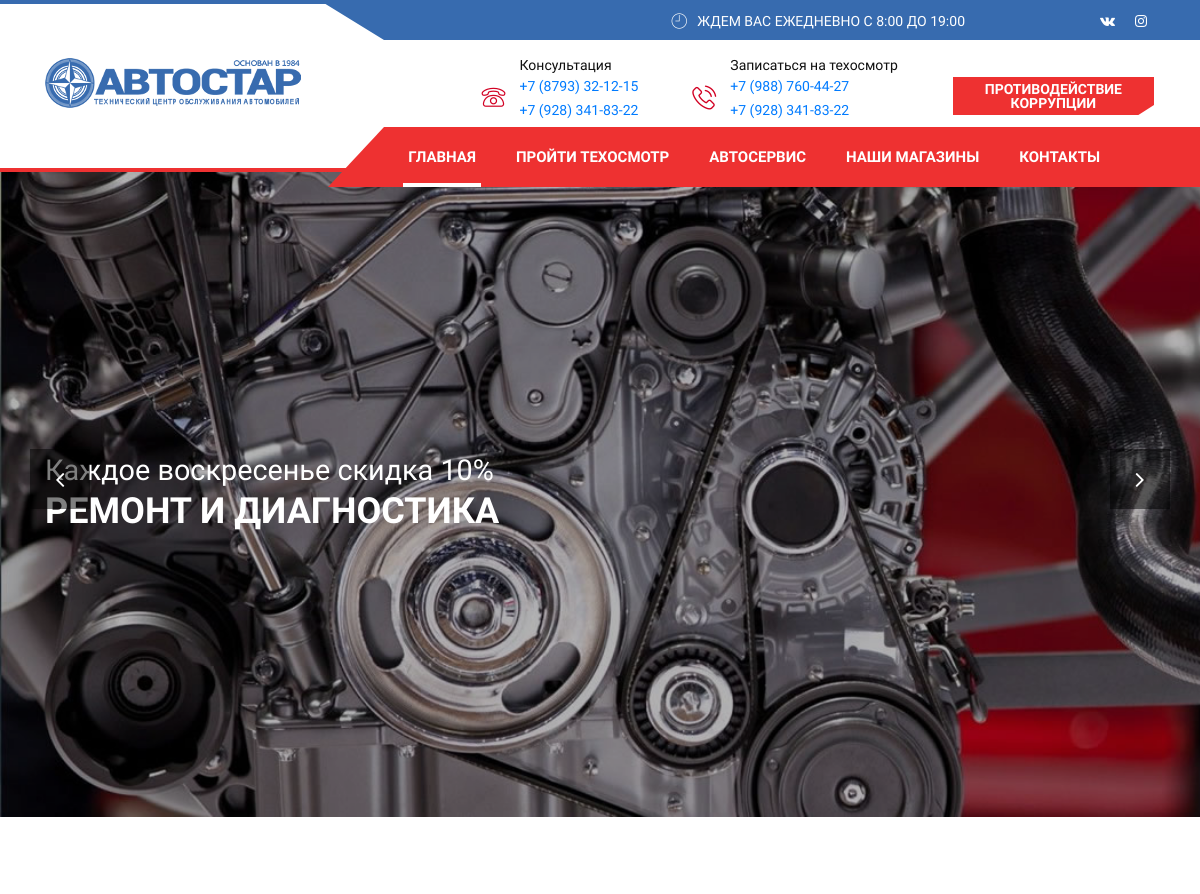
The app's page / (upper part), older data.
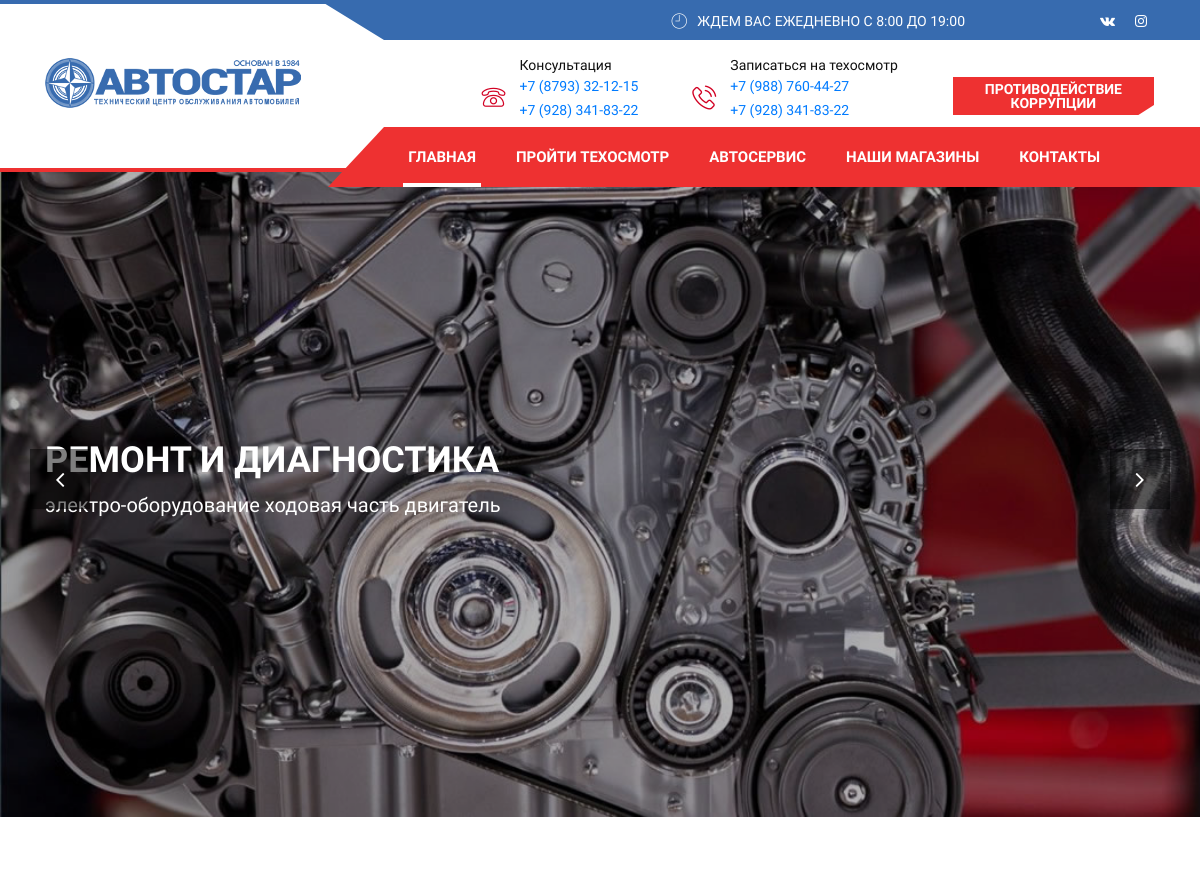
The same page, newer data.
### pages/models.py (models this page shows)
class Banner(models.Model):
    order = models.IntegerField('Порядок отображения', default=1)
    post = models.ForeignKey(Post, blank=True, null=True, on_delete=models.SET_NULL, verbose_name='Относится к посту')
    image = models.ImageField('Изображение для банера', upload_to='upload_img/', blank=False)
    small_text = models.CharField('Маленький текст', max_length=255, blank=True, null=True)
    big_text = models.CharField('Большой текст', max_length=255, blank=False, null=True)
    description = models.CharField('Описание', max_length=255, blank=True, null=True)
    url = models.CharField('Ссылка', max_length=255, blank=True, null=True,default='')
    is_active = models.BooleanField('Активен?', default=True)

### pages/views.py (the view)
# urls.py: path('', views.index, name='index'),
def index(request):
    if request.POST:
        send_mail('Запрос на обратный звонок', 'Посетитель {} просит перезвонить ему на номер {} '.format(
            request.POST.get('name'),request.POST.get('phone')), 'admin@avtostar-kmv.ru', ['marketing@avtostar-kmv.ru'], fail_silently=False)
        send = True
    active_home = 'active'
    title = 'РЕМОНТ АВТОМОБИЛЕЙ ВСЕХ МАРОК'
    banners = Banner.objects.filter(is_active=True).order_by('order')
    services = Service.objects.filter(show_at_home=True)
    images = Image.objects.all()
    return render(request, 'pages/index.html', locals())

### pages/context_processors.py (called while the page is built)
def get_all_services(request):
    main_services = Service.objects.filter(is_main_service=True)
    other_services = Service.objects.filter(is_main_service=False)
    return locals()

### templates/pages/index.html (shortened to what this page needs)
{% extends 'basic.html' %}
{% load static %}
{% block content %}
   <div class="ts-slider-area owl-carousel">
   {% for banner in banners %}
      <div class="slider-items slider-overlay" style="background: url({{ banner.image.url }})">
         <div class="container">
            <div class="row align-items-center">
               <div class="col-lg-8 col-md-12">
                  <div class="slider-content">
                     <h2 style="color: #fff">
                         {% if banner.small_text %}
                        <small>{{ banner.small_text }}</small><br>
                         {% endif %}
                        {{ banner.big_text }}
                     </h2>
                  {% if banner.description %}
                     <p class="slider-desc">{{ banner.description }}</p>
                   {% endif %}
                  </div>
               </div>
            </div>
         </div>
      </div>
   {% endfor %}
   </div>
<section id="main-container" class="main-container pb-0">
   </section>
{% endblock %}

### templates/basic.html (shortened to what this page needs)
{% load static %}
<!doctype html>
<html lang="ru">
<head>
   <link rel="stylesheet" href="{% static 'css/font-awesome.min.css'%}">
   <link rel="stylesheet" href="{% static 'css/animate.css'%}">
   <link rel="stylesheet" href="{% static 'css/icofonts.css'%}">
   <link rel="stylesheet" href="{% static 'css/automobil_icon.css'%}">
   <link rel="stylesheet" href="{% static 'css/bootstrap.min.css'%}">
   <link rel="stylesheet" href="{% static 'css/owlcarousel.min.css'%}">
     <link rel="stylesheet" href="{% static 'css/magnific-popup.css'%}">
   <link rel="stylesheet" href="{% static 'css/style.css'%}">
   <link rel="stylesheet" href="{% static 'css/responsive.css'%}">
</head>
<body>
    {% include 'header.html' %}
    {% block content %}
    {% endblock %}
</body>
</html>

### templates/header.html (shortened to what this page needs)
{% load static %}
 <div class="ts-top-bar">
      <div class="top-bar-angle">
         <div class="container">
            <div class="row">
               <div class="col-lg-6 col-md-4"></div>
               <div class="col-lg-4 col-md-5">
                  <div class="top-bar-event ts-top">
                     <i class="icon icon-clock"></i><span>ЖДЕМ ВАС ЕЖЕДНЕВНО С 8:00 ДО 19:00</span>
                  </div>
               </div>
               <div class="col-lg-2 col-md-3 text-right">
                  <div class="top-bar-social-icon ml-auto">
                     <ul>
                        <li><a href="#"><i class="fa fa-vk"></i></a></li>
                        <li><a href="#"><i class="fa fa-instagram"></i></a></li>
                     </ul>
                  </div>
               </div>
            </div>
         </div>
      </div>
   </div>
   <header class="ts-header header-default">
      <div class="ts-logo-area">
         <div class="container">
            <div class="row align-items-center">
               <div class="col-md-4 col-sm-4">
                  <a class="ts-logo" href="/" class="ts-logo">
                     <img src="{% static 'images/logo.png' %}" alt="logo">
                  </a>
               </div>
               <div class="col-md-8 col-sm-8 float-right">
                  <ul class="top-contact-info">
                     <li>
                        <span><i class="icon icon-phone"></i></span>
                        <div class="info-wrapper">
                           <p class="info-title">Консультация</p>
                            <p class="info-subtitle"><a href="tel:+78793321215">+7 (8793) 32-12-15</a></p>
                            <p class="info-subtitle"><a href="tel:+79283418322">+7 (928) 341-83-22</a></p>
                        </div>
                     </li>
                     <li>
                        <span><i class="icon icon-phone3"></i></span>
                        <div class="info-wrapper">
                           <p class="info-title">Записаться на техосмотр</p>
                           <p class="info-subtitle"><a href="tel:+79887604427">+7 (988) 760-44-27</a></p>
                            <p class="info-subtitle"><a href="tel:+79283418322">+7 (928) 341-83-22</a></p>
                        </div>
                     </li>
                     <li>
                         <a style="line-height: 1;font-size: 14px;" href="{% url 'corruption' %}" target="_blank" class="btn btn-primary btn-lg">Противодействие<br>коррупции</a>
                     </li>
                  </ul>
               </div>
            </div>
         </div>
      </div>
      <div class="header-angle">
         <div class="container">
            <nav class="navbar navbar-expand-lg navbar-light">
               <div class="collapse navbar-collapse justify-content-end ts-navbar" id="navbarSupportedContent">
                  <ul class="navbar-nav">
                       <li class="nav-item dropdown">
                        <a class="nav-link {{ active_home }}" href="/" >
                        ГЛАВНАЯ
                        </a>
                     </li>
                      <li class="nav-item dropdown">
                        <a class="nav-link {{ active_to }}" href="{% url 'to' %}" >
                        Пройти техосмотр
                        </a>
                     </li>
                     <li class="nav-item dropdown ">
                        <a class="nav-link {{ active_service }}" href="#" data-toggle="dropdown">
                        АВТОСЕРВИС
                     </a>
                     </li>
                     <li class="nav-item dropdown">
                        <a class="nav-link {{ active_shop }}" href="#" data-toggle="dropdown">
                        НАШИ МАГАЗИНЫ
                     </a>
                     </li>
                     <li class="nav-item dropdown">
                        <a class="nav-link {{ active_contact }}" href="{% url 'about' %}" >
                        КОНТАКТЫ
                        </a>
                     </li>
                  </ul>
               </div>
            </nav>
         </div>
      </div>
   </header>

### templates/footer.html (shortened to what this page needs)
{% load static %}

Row changes from the older to the newer data that the page shows:
changed Banner "РЕМОНТ И ДИАГНОСТИКА": description (not shown) → "электро-оборудование ходовая часть двигатель"; small_text "Каждое воскресенье скидка 10%" → (not shown)
